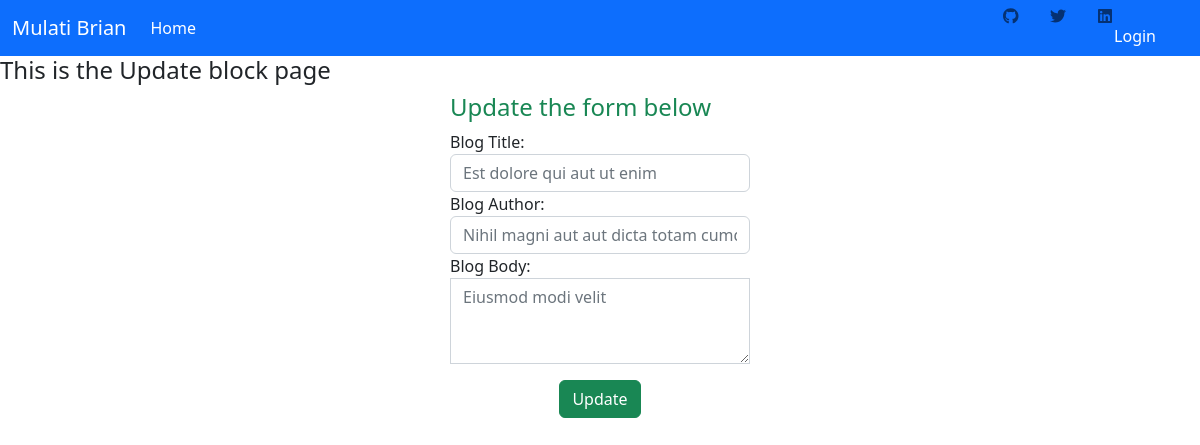
The page /blogs/update/1 on the database as committed earlier.
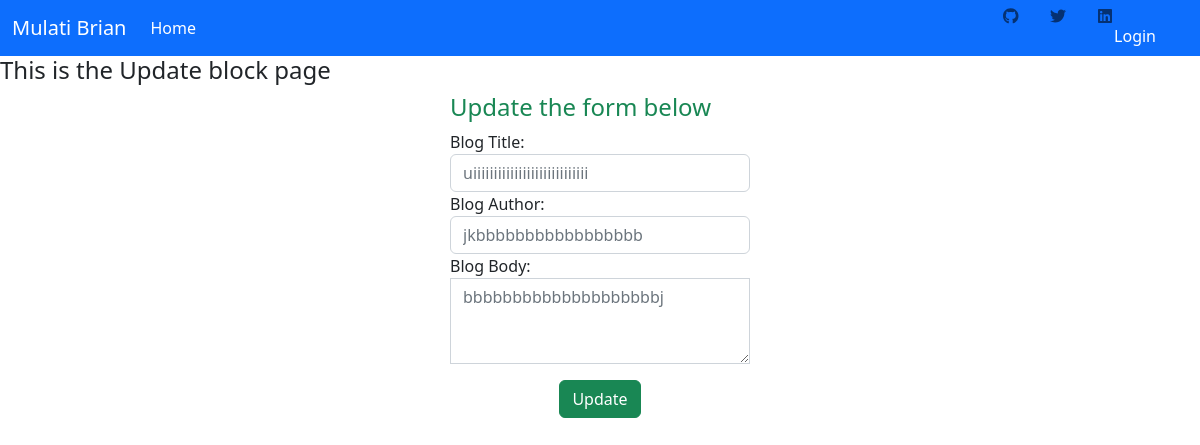
The same page on the database as committed later.
### home/models.py (models this page shows, shortened)
class Profile(models.Model):
    title=models.CharField(max_length=50)
    author=models.CharField(max_length=50)
    body=models.TextField()

### home/views.py (the view, shortened to what this page needs)
# urls.py: path('blogs/update/<int:pk>',BlogUpdateView.as_view(),name="blogupdate"),
class BlogUpdateView(UpdateView):
    model=Profile
    form_class=UpdateBlogForm
    template_name="blog_update.html"

### home/forms.py
class UpdateBlogForm(forms.ModelForm):
    class Meta:
        model=Profile
        fields=['title','author','body']

### home/templates/blog_update.html (shortened to what this page needs)
{% extends 'main.html' %}
{% block content%}
<h4>This is the Update block page</h4>
<div class="mx-auto w-25">
    <h4 class="text-success">Update the form below</h4>
    <form action="" method="POST">
        <div class="form-group">
            <label for="formGroupExampleInput">Blog Title:</label>
            <input
              type="text"
              class="form-control"
              id=""
              placeholder="{{object.title}}"
              name="title"
            />
          </div>
          <div class="form-group">
            <label for="formGroupExampleInput">Blog Author:</label>
            <input
              type="text"
              class="form-control"
              id=""
              placeholder="{{object.author}}"
              name="author"
            />
          </div>
          <div class="form-group">
            <label for="formGroupExampleInput">Blog Body:</label>
            <textarea
            name="body"
              class="form-control rounded-0"
              id="exampleFormControlTextarea2"
              rows="3"
              placeholder="{{object.body}}"
            ></textarea>
          </div>
          <div class="d-flex justify-content-md-center items-center mt-3">
            <button type="submit" class="btn btn-success">Update</button>
          </div>
    </form>
</div>
{% endblock%}

Rows that differ between the two databases and show on the page:
changed Profile: title "Est dolore qui aut ut enim" → "uiiiiiiiiiiiiiiiiiiiiiiiiiiii"; author "Nihil magni aut aut dicta totam cumque at earum" → "jkbbbbbbbbbbbbbbbbb"; body "Eiusmod modi velit" → "bbbbbbbbbbbbbbbbbbbbj"
